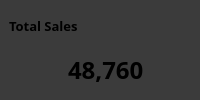
                <widget class="QWidget" name="widget" native="true">
                 <property name="minimumSize">
                  <size>
                   <width>170</width>
                   <height>90</height>
                  </size>
                 </property>
                 <property name="styleSheet">
                  <string notr="true">background-color: #3B3B3B;
border-radius:10px;
</string>
                 </property>
                 <layout class="QVBoxLayout" name="verticalLayout_29">
                  <property name="leftMargin">
                   <number>0</number>
                  </property>
                  <property name="topMargin">
                   <number>0</number>
                  </property>
                  <property name="bottomMargin">
                   <number>9</number>
                  </property>
                  <item>
                   <widget class="QWidget" name="widget_15" native="true">
                    <property name="minimumSize">
                     <size>
                      <width>0</width>
                      <height>25</height>
                     </size>
                    </property>
                    <layout class="QVBoxLayout" name="verticalLayout_30">
                     <property name="bottomMargin">
                      <number>0</number>
                     </property>
                     <item>
                      <widget class="QLabel" name="label_15">
                       <property name="font">
                        <font>
                         <family>Poppins SemiBold</family>
                         <pointsize>10</pointsize>
                         <bold>true</bold>
                        </font>
                       </property>
                       <property name="text">
                        <string>Total Sales</string>
                       </property>
                      </widget>
                     </item>
                    </layout>
                   </widget>
                  </item>
                  <item>
                   <widget class="QWidget" name="widget_19" native="true">
                    <property name="minimumSize">
                     <size>
                      <width>0</width>
                      <height>25</height>
                     </size>
                    </property>
                    <layout class="QHBoxLayout" name="horizontalLayout_29">
                     <property name="leftMargin">
                      <number>12</number>
                     </property>
                     <property name="topMargin">
                      <number>0</number>
                     </property>
                     <property name="rightMargin">
                      <number>0</number>
                     </property>
                     <property name="bottomMargin">
                      <number>0</number>
                     </property>
                     <item>
                      <widget class="QPushButton" name="pushButton">
                       <property name="minimumSize">
                        <size>
                         <width>30</width>
                         <height>30</height>
                        </size>
                       </property>
                       <property name="maximumSize">
                        <size>
                         <width>50</width>
                         <height>16777215</height>
                        </size>
                       </property>
                       <property name="text">
                        <string/>
                       </property>
                       <property name="icon">
                        <iconset>
                         <normaloff>:/iCons/icons/icons8-total-sales-100.png</normaloff>:/iCons/icons/icons8-total-sales-100.png</iconset>
                       </property>
                       <property name="iconSize">
                        <size>
                         <width>50</width>
                         <height>50</height>
                        </size>
                       </property>
                       <property name="checkable">
                        <bool>true</bool>
                       </property>
                      </widget>
                     </item>
                     <item>
                      <widget class="QLabel" name="label_5">
                       <property name="font">
                        <font>
                         <family>Poppins Black</family>
                         <pointsize>18</pointsize>
                         <bold>true</bold>
                        </font>
                       </property>
                       <property name="text">
                        <string>48,760</string>
                       </property>
                      </widget>
                     </item>
                    </layout>
                   </widget>
                  </item>
                 </layout>
                </widget>
